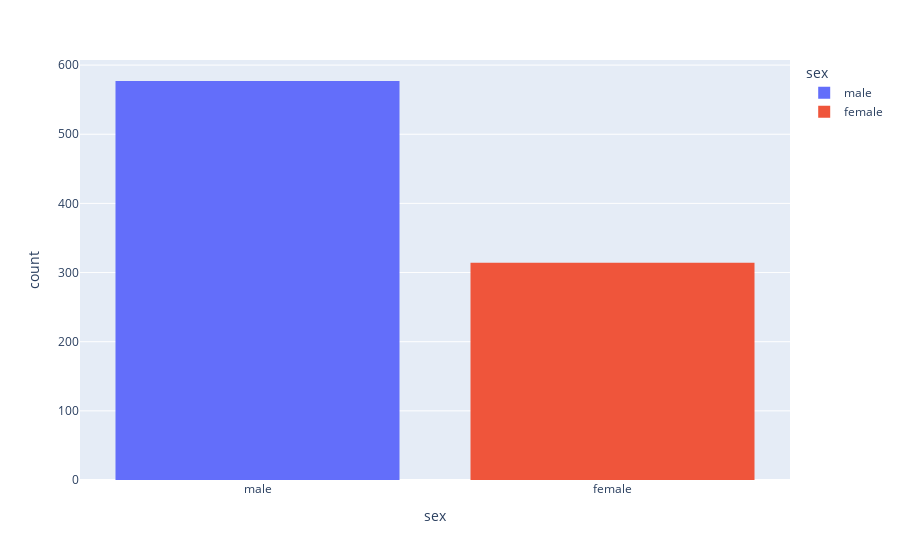

The notebook cell saved with this chart:
### Code cell


### Figure 1 — Plotly figure (JSON) as saved in the notebook; plotly's stock layout.template omitted (floating-point values rounded to 4 significant figures; data arrays with more than 128 entries replaced by an {"elided": "..."} marker saying what was removed)
{"data": [{"alignmentgroup": "True", "bingroup": "x", "hovertemplate": "sex=%{x}<br>count=%{y}<extra></extra>", "legendgroup": "male", "marker": {"color": "#636efa", "pattern": {"shape": ""}}, "name": "male", "offsetgroup": "male", "orientation": "v", "showlegend": true, "type": "histogram", "x": {"elided": "577 str values"}, "xaxis": "x", "yaxis": "y"}, {"alignmentgroup": "True", "bingroup": "x", "hovertemplate": "sex=%{x}<br>count=%{y}<extra></extra>", "legendgroup": "female", "marker": {"color": "#EF553B", "pattern": {"shape": ""}}, "name": "female", "offsetgroup": "female", "orientation": "v", "showlegend": true, "type": "histogram", "x": {"elided": "314 str values"}, "xaxis": "x", "yaxis": "y"}], "layout": {"barmode": "relative", "legend": {"title": {"text": "sex"}, "tracegroupgap": 0}, "margin": {"t": 60}, "xaxis": {"anchor": "y", "categoryarray": ["male", "female"], "categoryorder": "array", "domain": [0, 1], "title": {"text": "sex"}}, "yaxis": {"anchor": "x", "domain": [0, 1], "title": {"text": "count"}}}}
